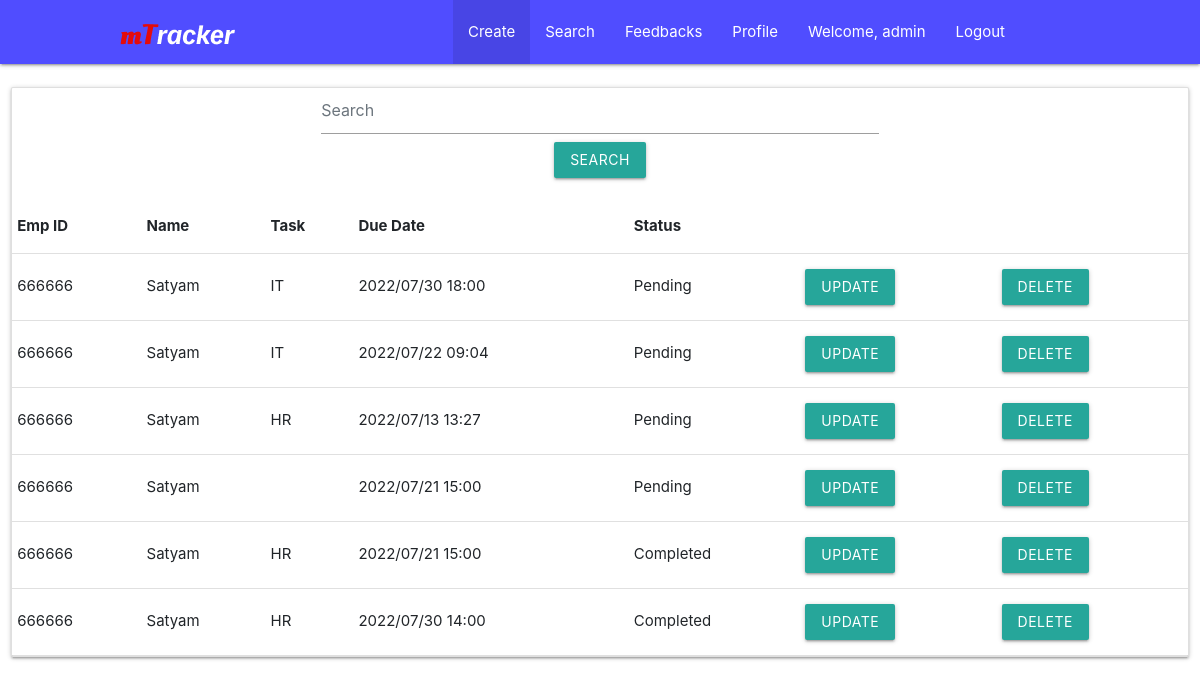
The app's page /search/ (signed in) with its own data.
### taskData/models.py (models this page shows)
class TaskData(models.Model):
    empid = models.TextField(max_length=20)
    empname = models.TextField(max_length=50)
    empemail = models.TextField(max_length=50)
    taskname = models.TextField(max_length=100)
    duedate = models.TextField(max_length=20)
    taskstatus = models.TextField(max_length=15)
    tasksummary = models.TextField(max_length=500)

### mtracker/views.py (the view)
# urls.py: path('search/', views.search, name='search'),
@login_required(login_url="/login")
def search(request):
    taskData = TaskData.objects.all()
    return render(request, "search.html", {"taskData":taskData})

### templates/search.html (shortened to what this page needs)
        {% extends 'base.html' %}
        {% block body %}
    <center>
        <div class="search-tab-container">
            <div class="display-results">
                <div class="row">
                    <div id="admin" class="col s12">
                        <div class="card material-table">
                            <div class="table-header">
                                <form action="{% url 'searchresult' %}" method="post">
                                    <div class="col-md-6 mb-4">
                                        <form class="form-inline md-form mr-auto">
                                            <input class="form-control mr-sm-2" type="text" placeholder="Search" aria-label="Search" name="search">
                                            <button class="btn btn-unique btn-rounded btn-sm my-0 waves-effect waves-light" type="submit">Search</button>
                                        </form>
                                      </div>
                            </form>
                            </div>
                            <table class="responsive-table" id="datatable">
                                <thead>
                                    <tr>
                                        <th>Emp ID</th>
                                        <th>Name</th>
                                        <th>Task</th>
                                        <th>Due Date</th>
                                        <th>Status</th>
                                        <th></th>
                                    </tr>
                                </thead>
                                <tbody>
                                    {% for data in taskData %}
                                    <tr>
                                        <td>{{data.empid}}</td>
                                        <td>{{data.empname}}</td>
                                        <td>{{data.taskname}}</td>
                                        <td>{{data.duedate}}</td>
                                        <td>{{data.taskstatus}}</td>
                                        <td>
                                            <a href="/search/updatetask/{{ data.id }}"><button name='btn_update' id="2373773ds2"
                                                class='btn waves-effect btn_update'>Update</button></a>
                                        </td>
                                        <td>
                                            <form action="/search/deletetask/{{data.id}}" method="post">
                                            <button  type="submit"class='btn waves-effect btn_update'>Delete</button>
                                            </form>
                                        </td>
                                    </tr>
                                    {% endfor %}
                                </tbody>
                            </table>
                        </div>
                    </div>
                </div>
            </div>
        </div>
    </center>
{% endblock %}

### templates/base.html (shortened to what this page needs)
<!DOCTYPE html>
<html lang="en">
<head>
    <link rel="stylesheet" href="https://cdnjs.cloudflare.com/ajax/libs/materialize/1.0.0/css/materialize.min.css">
    <link rel="stylesheet" href="/static/css/home-create-task_style.css">
    <link rel="stylesheet" href="/static/css/jquery.datetimepicker.css">
    <link rel="stylesheet" href="https://cdnjs.cloudflare.com/ajax/libs/materialize/1.0.0/css/materialize.min.css">
    <link rel="stylesheet" href="/static/css/hr-profile_style.css">
    <link href="https://cdn.jsdelivr.net/npm/bootstrap@5.1.3/dist/css/bootstrap.min.css" rel="stylesheet">
    <link rel="stylesheet" type="text/css" href="https://stackpath.bootstrapcdn.com/bootstrap/4.3.1/css/bootstrap.min.css">
    <link rel="stylesheet" type="text/css" href="https://codepen.io/skjha5993/pen/bXqWpR.css">
    <link rel="stylesheet" href="https://cdnjs.cloudflare.com/ajax/libs/materialize/1.0.0/css/materialize.min.css">
    <link rel="stylesheet" href="/static/css/update-task_style.css">
    <link rel="stylesheet" href="/static/css/jquery.datetimepicker.css">
</head>
<body>
    <div class="navbar-fixed">
        <nav>
            <div class="nav-wrapper">
                <a href="#!" class="brand-logo">
                    <img src="/static/img/mTracker.png">
                </a>
                <ul class="right hide-on-med-and-down">
                    <li class="active"><a href="/">Create</a></li>
                    <li><a href="/search">Search</a></li>
                    <li><a href="/feedback">Feedbacks</a></li>
                    <li><a href="/hr-profile">Profile</a></li>
                    {% if user.is_authenticated %}
                    <li><a href="/login">Welcome, {{request.user}}</a></li>
                    <li><a href="/logout">Logout</a></li>
                    {% else %}
                    <li><a href="/login">Login</a></li>
                    {% endif %}
                </ul>
            </div>
        </nav>
    </div>
    {% block body %}
    {% endblock %}
</body>
</html>

### static/css/home-create-task_style.css (style rules this page uses)
body { overflow-x: hidden; }
.nav-wrapper { padding: 0% 15% 0% 10%; background-color: #504DFF; position: fixed; }

### static/css/hr-profile_style.css (style rules this page uses)
body { overflow-x: hidden; }
.nav-wrapper { padding: 0% 15% 0% 10%; background-color: #504DFF; position: fixed; }

### static/css/update-task_style.css (style rules this page uses)
body { overflow-x: hidden; }
.nav-wrapper { padding: 0% 15% 0% 10%; background-color: #504DFF; position: fixed; }

### records on screen
TaskData: empid "666666", empname "Satyam", taskname "IT", duedate "2022/07/30 18:00", taskstatus "Pending"
TaskData: empid "666666", empname "Satyam", taskname "IT", duedate "2022/07/22 09:04", taskstatus "Pending"
TaskData: empid "666666", empname "Satyam", taskname "HR", duedate "2022/07/13 13:27", taskstatus "Pending"
TaskData: empid "666666", empname "Satyam", duedate "2022/07/21 15:00", taskstatus "Pending"
TaskData: empid "666666", empname "Satyam", taskname "HR", duedate "2022/07/21 15:00", taskstatus "Completed"
TaskData: empid "666666", empname "Satyam", taskname "HR", duedate "2022/07/30 14:00", taskstatus "Completed"

### other values on screen
{{ request.user }} "admin"
